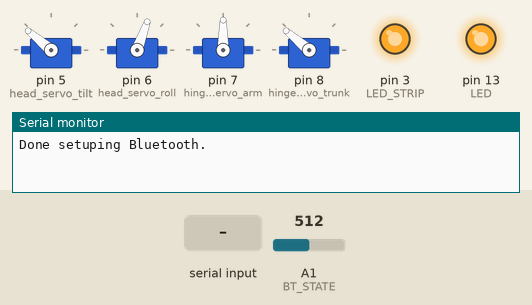
The sketch below on a simulated Arduino Uno, built with avr-gcc and run on an emulated ATmega328P. Parts: 4 × servo, output pins drawn as LEDs (lit = HIGH), the last lines printed to the serial monitor. Dashed ring = blinking. Inputs (shaded band) come from the test bench; at power-on: A1 (BT_STATE) = 512.

Above: at 7.2 s.
7.3 s: "search\n" received over the second serial link
At 7.68 s:
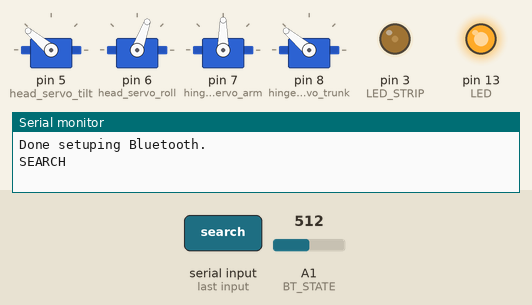
10.3 s: A1 (BT_STATE) set to 107
13.3 s: A1 (BT_STATE) set to 95
At 16.2 s:
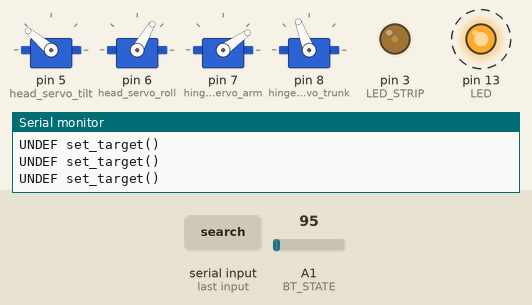
16.3 s: A1 (BT_STATE) set to 122
At 16.8 s:
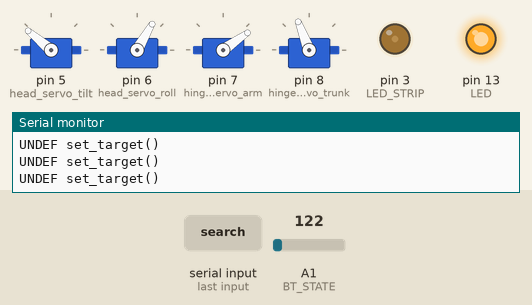
19.3 s: "okay\n" received over the second serial link
At 20.5 s:
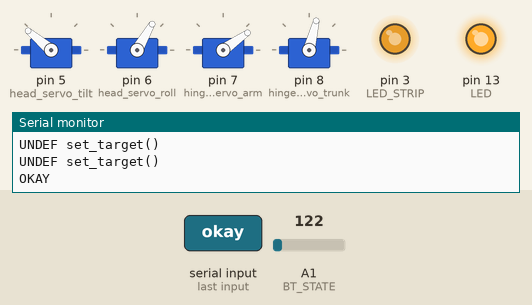
20.8 s: "left\n" received over the second serial link
At 25.7 s:
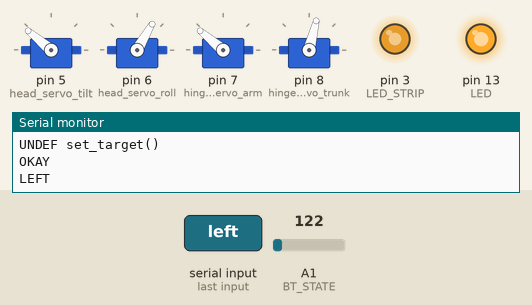
Timing chart, 0 to 26.7 s (numbered marks = the images above; inputs shaded):
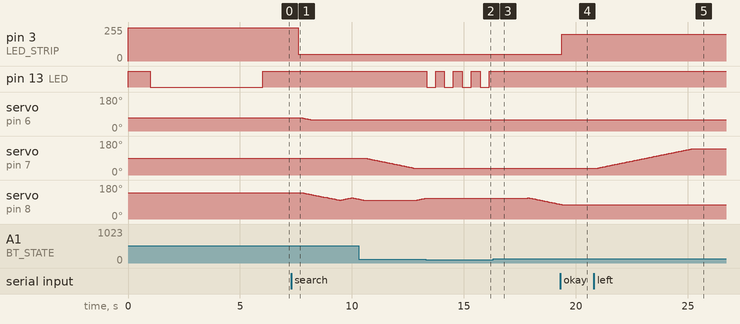

Measured:
- the behaviour switches between 100 and 99 on A1 (BT_STATE) (found by bisection; images 1 and 2)
- after the input at 7.3 s, pin 3 (LED_STRIP): 250/255 → 50/255 after 0.30 s
- after the input at 13.3 s, pin 13 (LED): alternates HIGH for 0.40 s and LOW for 0.40 s, starting at once; servo on pin 8 (hinge_servo_trunk): goes on until 13.3 s, then stays 111°
- after the input at 16.3 s, pin 13 (LED): stops changing and stays HIGH
- after the input at 19.3 s, pin 3 (LED_STRIP): 50/255 → 200/255 after 0.08 s; servo on pin 8 (hinge_servo_trunk): goes on until 19.4 s, then stays 76°
- after the input at 20.8 s, servo on pin 7 (hinge_servo_arm): moves from 35° to 140° over 4.3 s, starting after 0.11 s

The sketch:

ckab_lamp_metal.ino
```cpp
// (licence header left out)
#include <Servo.h>
#include <SoftwareSerial.h>   //Software Serial Port
#define RxD 2
#define TxD 4

#define DEBUG_ENABLED  1

SoftwareSerial blueToothSerial(RxD,TxD);

Servo myservo[4];
const int head_servo_tilt = 5;
const int head_servo_roll = 6;
const int hinge_servo_arm = 7;
const int hinge_servo_trunk = 8;

// variables to store the servo position and minima and maxima
int servo[4];
int SERVO_START[4];
int SERVO_MIN[4];
int SERVO_MAX[4];
int target[4];

boolean target_equals_actual = false;

// states of motion
//     TODO: this could be more elegantly done with bit banging
boolean play = true;
boolean proximity_lock = false;
boolean go_search  = true;
boolean go_left    = false;
boolean go_right   = false;
boolean go_up      = false;
boolean go_down    = false;
boolean go_back    = false;
boolean go_forward = false;

// output states
boolean relais_on = false;

// loop speed
const int LOOP_DELAY = 40;

// Bluetooth state pin
const int BT_STATE = A1;

// IR proximity pin
const int IR_SENSOR = A4;

// state
const int OKAY    =-1;
const int SEARCH  = 0;
const int LEFT	  = 1;
const int RIGHT	  = 2;
const int UP	  = 3;
const int DOWN	  = 4;
const int BACK	  = 5;
const int FORWARD = 6;
const int PLAY	  = 7;
const int NOPLAY  = 8;
const int LIGHT   = 9;
const int NOLIGHT = 10;
const int DIMLIGHT= 11;
const int RELAIS  = 12;
const int NORELAIS= 13;

// actions
const int PLUS    =  995;
const int MINUS   =  996;
const int RESET   =  998;
const int KEEP    =  999;

// LED strip
const int LED_STRIP = 3;

// LED to use for signalling
const int LED = 13;
int led_state = HIGH;

// variables for serial comm (bluetooth)
String inputString = "";          // a string to hold incoming data
boolean commandReceived = false;  // whether the string is complete
char charBuf[64];

// serial input watchdog
long patience = 5000;
long lastEvent = 0;
long currentTime = 0;
long lastFaceTime = 0;
long lastProximityTime = 0;

// seeedstudio bluetooth shield timer
long lastDisconnected = 0;
boolean btConnected = false;
boolean btConnectable = false;


void setup() {

  analogWrite(LED_STRIP, 250);

  pinMode(LED, OUTPUT);
  digitalWrite(LED, HIGH);

  delay(1000);
  digitalWrite(LED, LOW);

  inputString.reserve(200);

  // asign pins to servos
  myservo[0].attach(head_servo_tilt);
  myservo[1].attach(head_servo_roll);
  myservo[2].attach(hinge_servo_arm);
  myservo[3].attach(hinge_servo_trunk);

  // define servo limits
  // tilt/roll
  SERVO_MIN[0] = 70; // forward -> down
  SERVO_MIN[1] = 20; // back -> down

  // arm/trunk
  SERVO_MIN[2] = 35; // right
  SERVO_MIN[3] = 60; // down

  // tilt/roll
  SERVO_MAX[0] = 155; // back -> up
  SERVO_MAX[1] = 140; // forward -> up

  // arm/trunk
  SERVO_MAX[2] = 140; // left
  SERVO_MAX[3] = 145; // up


  SERVO_START[0] = 140;
  SERVO_START[1] = 70;
  SERVO_START[2] = 90;
  SERVO_START[3] = 140;

  // set initial positions
  for (int i=0; i<4; i++) {
    servo[i]  = SERVO_START[i];
    target[i] = SERVO_START[i];
    myservo[i].write(SERVO_START[i]);
  }

  Serial.begin(9600);
  pinMode(RxD, INPUT);
  pinMode(TxD, OUTPUT);
  setupBlueToothConnection();
  // Wait 1s and flush the serial buffer
  delay(1000);
  Serial.flush();
  blueToothSerial.flush();

}

void setupBlueToothConnection()
{
  blueToothSerial.begin(38400); //Set BluetoothBee BaudRate to default baud rate 38400
  blueToothSerial.print("\r\n+STWMOD=0\r\n");//set the bluetooth work in master mode
  blueToothSerial.print("\r\n+STNA=SmartLamp\r\n");//set the bluetooth name as "SeeedBTMaster"
  blueToothSerial.print("\r\n+STOAUT=1\r\n");
  blueToothSerial.print("\r\n+STAUTO=0\r\n");// Auto-connection is forbidden here
  delay(2000); // This delay is required.
  blueToothSerial.print("\r\n+INQ=1\r\n");//make the master inquire
  Serial.println("Done setuping Bluetooth.");
  delay(2000); // This delay is required.
  btConnectable = true;
}


void loop() {

  // We cannot use serialEvent with SoftwareSerial
  mySerialEvent();

  //---------------------------------------------------------
  // check if bluetooth is connected - else blink and RETURN
  //---------------------------------------------------------
  int bluetooth_state = analogRead(BT_STATE);
  delay(1);

  if (bluetooth_state < 100) {  // actually 0 on N/C and 667 on connect
    blink(400);
    btConnected = false;
    if (!btConnectable) {
      blueToothSerial.print("\r\n+INQ=1\r\n");
      btConnectable = true;
    }
    return;
  }
  else {
    led_state = HIGH;
    digitalWrite(LED, led_state);
    if (!btConnected) {
      btConnected = true;
      btConnectable = false;
      delay(1500); // heisenbug
    }
  }

  //---------------------------
  // proximity sensor
  //---------------------------
  /*
  int distance = get_ir_sensor();
  if (distance > 450) {
    Serial.print("PROXIMITY,");
    Serial.println(distance);
    lastProximityTime = millis();
  }
  */
  proximity_lock = false;
  // proximity_lock = ( (millis() - lastProximityTime)  < 5000 ) ? true : false;

  //------------------------------------
  // loop() delay to adjust servo speed
  //------------------------------------
  delay(LOOP_DELAY);

  //-----------------------
  // serial input watchdog
  //-----------------------
  currentTime = millis();
  //if (currentTime - lastEvent > patience)
  //	go_straight_up();

  //------------
  // movements
  //------------
  // check if play is on and no proximity event
  if (play &&  !proximity_lock ) {
    check_state();
    go_to_target();
  }

  //-----------------------------------
  // parse serial command from Android
  //-----------------------------------
  if (commandReceived) {

    // split string on "," to get first argument which is
    // the command
    inputString.toCharArray(charBuf, 64);
    char *p = charBuf;
    char *str;
    str = strtok_r(p, ",", &p);

    // if we got something, then compare command
    if(str != NULL) {
      if (strcmp(str,"search")==0) {
        set_state(SEARCH);
      }
      else if (strcmp(str,"okay")==0) {
        set_state(OKAY);
      }
      else if (strcmp(str,"left")==0) {
        set_state(LEFT);
      }
      else if (strcmp(str,"right")==0) {
        set_state(RIGHT);
      }
      else if (strcmp(str,"up")==0) {
        set_state(UP);
      }
      else if (strcmp(str,"down")==0) {
        set_state(DOWN);
      }
      else if (strcmp(str,"forward")==0) {
        set_state(FORWARD);
      }
      else if (strcmp(str,"back")==0) {
        set_state(BACK);
      }
      // voice commands
      else if (strcmp(str,"play")==0) {
        set_state(PLAY);
      }
      else if (strcmp(str,"noplay")==0) {
        set_state(NOPLAY);
      }
      else if (strcmp(str,"light")==0) {
        set_state(LIGHT);
      }
      else if (strcmp(str,"nolight")==0) {
        set_state(NOLIGHT);
      }
      else if (strcmp(str,"dimlight")==0) {
        set_state(DIMLIGHT);
      }

      else {
        Serial.print("CMD:");
        Serial.println(inputString);
        delay(3000);
      }
    }

    // check second argument
    //str = strtok_r(p, ",", &p);
    //if(str != NULL) {
    //	int i = atoi(str);
    //	Serial.println(i);
    //}

    // clear the string:
    inputString = "";
    commandReceived = false;
  }
}


//======================================================================
// serial event
//======================================================================
/*
 SerialEvent occurs whenever new data comes in the
 hardware serial RX.  This routine is run between each
 time loop() runs, so using delay inside loop can delay
 response.  Multiple bytes of data may be available.
 */
void mySerialEvent() {


  while (blueToothSerial.available()) {

    char inChar = (char)blueToothSerial.read();

    // discard old commands
    if (commandReceived == true) {
      commandReceived = false;
      inputString = "";
    }

    // add it to the inputString:
    // if the incoming character is a newline, set a flag
    // so the main loop will use it:
    if (inChar == '\n') {
      commandReceived = true;
    }
    else
      inputString += inChar;

  }

}


void set_state(int state){

  reset_states();

  if(play && !proximity_lock) {
    switch (state) {
    case SEARCH:
      go_search = true;
      analogWrite(LED_STRIP, 50);
      Serial.println("SEARCH");
      break;
    case OKAY:
      lastFaceTime = millis();
      analogWrite(LED_STRIP, 200);
      Serial.println("OKAY");
      break;
    case LEFT:
      go_left = true;
      lastFaceTime = millis();
      Serial.println("LEFT");
      break;
    case RIGHT:
      go_right = true;
      lastFaceTime = millis();
      Serial.println("RIGHT");
      break;
    case UP:
      go_up = true;
      lastFaceTime = millis();
      Serial.println("UP");
      break;
    case DOWN:
      go_down = true;
      lastFaceTime = millis();
      Serial.println("DOWN");
      break;
    case FORWARD:
      go_forward = true;
      lastFaceTime = millis();
      Serial.println("FORWARD");
      break;
    case BACK:
      go_back = true;
      lastFaceTime = millis();
      Serial.println("BACK");
      break;
    }
  }

  // voice commands
  //else if (!play) {
  switch (state) {
  case PLAY:
    play = true;
    Serial.println("PLAY");
    delay(1000);
    break;
  case NOPLAY:
    play = false;
    Serial.println("NOPLAY");
    delay(1000);
    break;
  case LIGHT:
    analogWrite(LED_STRIP, 250);
    Serial.println("LIGHT");
    delay(1000);
    break;
  case NOLIGHT:
    analogWrite(LED_STRIP, 0);
    Serial.println("NOLIGHT");
    delay(1000);
    break;
  case DIMLIGHT:
    Serial.println("DIM");
    analogWrite(LED_STRIP, 80);
    delay(1000);
    break;
  default:
    //Serial.println("Default nothing");
    break;
  }
  //}
}

//-----------------------------------------------------------------------------
// check_state()   -   called in loop(), calls set_target() depending on state
//-----------------------------------------------------------------------------

void check_state() {

  if (go_search)
    search();
  else if(go_left)
    set_target(RESET, RESET, PLUS, RESET);
  else if (go_right)
    set_target(RESET, RESET, MINUS, RESET);
  else if (go_up)
    set_target(RESET, RESET, RESET, PLUS);
  else if (go_down)
    set_target(RESET, RESET, RESET, MINUS);
  else if (go_back)
    set_target(PLUS, MINUS, RESET, RESET);
  else if (go_forward)
    set_target(MINUS, PLUS, RESET, RESET);
  else
    set_target(RESET, RESET, RESET, RESET);
}


void set_target(int t1, int t2, int t3, int  t4) {

  int new_target[4];

  new_target[0]=t1;
  new_target[1]=t2;
  new_target[2]=t3;
  new_target[3]=t4;

  int t;

  for (int i=0; i<4; i++) {
    t = new_target[i];

    if (t==RESET) {
      target[i] = servo[i];
    }
    else if (t==KEEP) {
      ;
    }
    else if (t==MINUS) {
      if(target[i]>SERVO_MIN[i])
        target[i]--;
    }
    else if (t==PLUS) {
      if(target[i]<SERVO_MAX[i]) {
        target[i]++;
      }
    }
    else if (t >= SERVO_MIN[i] && t <= SERVO_MAX[i]) {
      target[i] = t;
    }
    else
      Serial.println("UNDEF set_target()");
  }
  target_equals_actual = false;

}


void go_to_target() {

  target_equals_actual = true;
  int delay_ms=5;

  for (int j=0; j<4; j++) {
    if(servo[j]<target[j] && servo[j] < SERVO_MAX[j]) {
      servo[j]++;
      target_equals_actual = false;
    }
    else if (servo[j]>target[j] && servo[j] > SERVO_MIN[j]) {
      servo[j]--;
      target_equals_actual = false;
    }
    else {
      delay_ms = 0;
    }
    myservo[j].write(servo[j]);
    delay(delay_ms);
  }
}


void search() {

  long sTime = millis();

  // wait 2.5sec before starting a search
  if( (millis() - lastFaceTime) < 2500) {
    Serial.println("WAITING");
    return;
  }

  static int stepper = 0;

  // nothing to do as we are still moving
  if (!target_equals_actual)
    return;
  // MID base position
  if (stepper == 0) {
    //set_target(90,60,30,115);
    stepper++;
  }
  else if (stepper == 1) {
    //set_target(90,60,30,160);
    stepper++;
  }
  else if (stepper == 2) {
    //set_target(90,60,30,60);
    stepper++;
  }
  else if(stepper == 3) {
    //set_target(90,60,30,115);
    stepper++;
    // full left
  }
  else if(stepper == 4) {
    set_target(20,60,30,115);
    stepper++;
  }
  else if(stepper == 5) {
    set_target(20,60,155,100); //testing
    stepper++;
  }
  else if(stepper == 6) {
    set_target(20,60,155,112);
    stepper++;
  }
  else if(stepper == 7) {
    set_target(20,60,155,100);
    stepper++;
    // full right
  }
  else if(stepper == 8) {
    set_target(160,60,35,100);
    stepper++;
  }
  else if(stepper == 9) {
    set_target(160,60,35,112);
    stepper++;
  }
  else if(stepper == 10) {
    set_target(160,60,35,60);
    stepper++;
  }
  else if(stepper == 11) {
    set_target(160,60,30,115);
    stepper=0;
  }

}


void reset_states() {
  go_search = go_left = go_right = go_up = go_down = go_back = go_forward = false;
}


void blink(long interval){

  static long previousMillis = 0;
  unsigned long currentMillis = millis();

  if(currentMillis - previousMillis > interval) {

    previousMillis = currentMillis;

    // if the LED is off turn it on and vice-versa:
    led_state = (led_state == LOW) ? HIGH : LOW;

    // set the LED with the ledState of the variable:
    digitalWrite(LED, led_state);
  }

}


int get_ir_sensor()
{
  int sensor_value;
  int sum;

  // continuous sampling 20 times
  for (int i=0; i<20; i++)
  {
    sensor_value = analogRead(IR_SENSOR);
    sum += sensor_value;
  }
  sensor_value = sum / 20;
  delay(1);
  return sensor_value;
}
```
